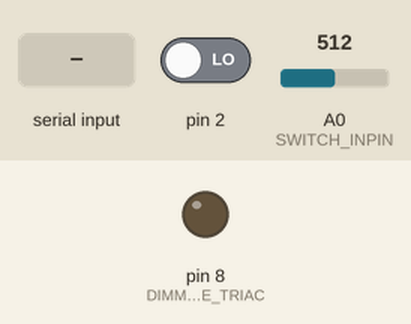
This sketch was run on a simulated Arduino Uno, built with avr-gcc and run on an emulated ATmega328P. Shown: output pins drawn as LEDs (lit = HIGH). The test bench sets the inputs (shaded band); at power-on: pin 2 LOW, A0 (SWITCH_INPIN) = 512. What the sketch prints to the serial monitor is not drawn.

Above: at 1.2 s.
1.3 s: pin 2 driven HIGH
At 2.0 s:
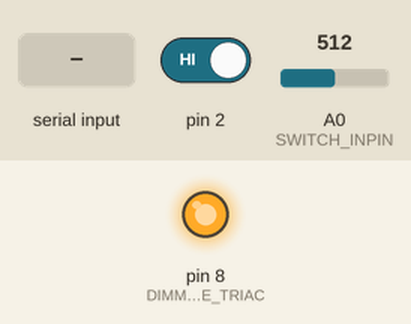
2.8 s: "status:\n" received over Serial
Timing chart, 0 to 5.8 s (numbered marks = the images above; inputs shaded):
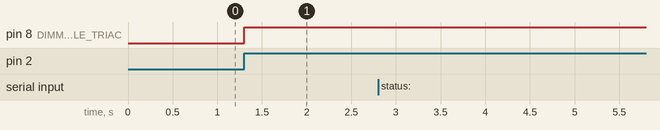

The sketch:

Atmega_Single_dimmerV0_6.ino
```cpp
/*Code for Wifi Single triac 2 amps mini board
The Board has one Triacs and it is dimmable

This code is for Atmega328p
Firmware Version: 0.6
Hardware Version: 0.2

Code Edited By :Goutam
Date: 29/05/2018  //Description  modified the frequency step to 85 and dimming width to 100
Last Edited By:Karthik
Date: 08/03/2019

*/
#include  <TimerOne.h>
#define version_no "FVer 0.6 ,HVer 0.2"
//Dimmer pin no.
#define DIMMABLE_TRIAC 8 //Gpio 7

//manual switch
#define SWITCH_INPIN A0 //switch / pot input

/* ZCD */

#define ZCD_INT 0  //Arduino GPIO2
#define Dimmer_width 100 //100

int dimming = 100;  //100
int freqStep = 85;//85,82,80 //75*5 as prescalar is 16 for 80MHZ //77 for the led
/*Serial Data variables*/
String serialReceived;
String Dimmer_value_temp;
String Dimmer_value;
String regulator_value_temp;
/*POT Variable */
String regulator_value;

/*ZCD Variables */

volatile int dim_value = 0;
volatile boolean zero_cross = 0;
volatile int int_regulator=0;
volatile int int_regulator_temp;
volatile int i=1;
/*Flags for Dimmer virtual switch concept */
volatile boolean dimmer_value_changed =false;
volatile boolean regulator_value_changed =false;
volatile boolean dimmer_status =false;
volatile boolean mqttconnected =false;
int dimvalue;

void setup() {

  Serial.begin(115200);
  Serial.println("WiFi-Single channel 2A-Dimmer board");
  Serial.println(version_no);
  pinMode(DIMMABLE_TRIAC, OUTPUT); //Dimmer output
  attachInterrupt(ZCD_INT, zero_cross_detect, CHANGE);    // Attach an Interupt to Pin 2 (interupt 0) for Zero Cross Detection
  Timer1.initialize(freqStep);                      // Initialize TimerOne library for the freq we need
  Timer1.attachInterrupt(dim_check, freqStep);

//   while (!mqttconnected)
// {   // is a character available
//    serialReceived = Serial.readStringUntil('\n');
//    if(serialReceived.substring(0, 9) == "CONNECTED")
//    {
//      mqttconnected =true;
//      dimmer_status = true;
//      serialReceived="";
//    }
//
//  }
//dimmer_status = true;
}

/*ZCD Interrupt Function*/
void zero_cross_detect()
{
  zero_cross = true;               // set the boolean to true to tell our dimming function that a zero cross has occured
  dim_value = 0;
  digitalWrite(DIMMABLE_TRIAC, LOW);      // turn off TRIAC (and AC)
}

/*Timer Interrupt Function used to trigger the triac for Dimming*/
void dim_check()
{
  /*For Dimmer */
  if (zero_cross == true)
  {
    if (dim_value >= dimming)
    {
      digitalWrite(DIMMABLE_TRIAC, HIGH); // turn on Triac
      dim_value = 0; // reset time step counter
      zero_cross = false; //reset zero cross detection
    }
    else
    {
      dim_value++; // increment time step counter
    }
  }
}


void loop()
{


int_regulator=analogRead(SWITCH_INPIN);  // added on 06/03/19
   int data ;
  // Serial.println(int_regulator);
  if (int_regulator >=850)
   {
    data = 99;//  x* (99/1024)  x is adc data
    //Serial.println(data);
   }
   else if (int_regulator >=700)// || (int)int_regulator <1000)
   {
    data =90; //  x* (99/1024)  x is adc data
    //Serial.println(data);
   }
   else if (int_regulator >=530)// || (int)int_regulator <1000)
   {
    data =80; //  x* (99/1024)  x is adc data
    //Serial.println(data);
   }
   else if (int_regulator >=420)// || (int)int_regulator <1000)
   {
    data =70; //  x* (99/1024)  x is adc data
    //Serial.println(data);
   }
   else if (int_regulator >=310)// || (int)int_regulator <600)
   {
    data = 60;//  x* (99/1024)  x is adc data
    //Serial.println(data);
   }
   else if (int_regulator >=270)//|| (int)int_regulator <400)
   {
    data = 50;//  x* (99/1024)  x is adc data
    //Serial.println(data);
   }
      else if (int_regulator >=230)//|| (int)int_regulator <100)
   {
    data = 40;//  x* (99/1024)  x is adc data
    //Serial.println(data);
   }
   else if (int_regulator >=190)//|| (int)int_regulator <100)
   {
    data = 30;//  x* (99/1024)  x is adc data
    //Serial.println(data);
   }
    else if (int_regulator >=170)//|| (int)int_regulator <100)
   {
    data = 20;//  x* (99/1024)  x is adc data
    //Serial.println(data);
   }
    else if (int_regulator >=161)//|| (int)int_regulator <100)
   {
    data = 10;//  x* (99/1024)  x is adc data
    //Serial.println(data);
   }
   else if (int_regulator <160)
   {
    data = 0;//  x* (99/1024)  x is adc data
    //Serial.println(data);
   }
   regulator_value_temp="Dimmer:"+String(data);
   //Serial.println("Regulator value to "+regulator_value_temp);


/*############### Flag setting for Dimmable Triac through Pot ###############*/

  if(regulator_value_temp!=regulator_value)
  {
    regulator_value=regulator_value_temp;
    regulator_value_changed =true;
  }
  else
  {
    regulator_value_changed =false;
  }


/*############### Uart Data ###########################*/

  if (Serial.available() > 0)
  {   // is a character available

    serialReceived = Serial.readStringUntil('\n');
//    Serial.println(serialReceived);
     if (serialReceived.substring(0, 7) == "status:")
    {
      dimmer_status = true;
    }
    if (serialReceived.substring(0, 7) == "Dimmer:")
    {
      Dimmer_value_temp = serialReceived;
    }

  }

/*################## Flag setting for Dimmable Triac through uart ##################################*/

  if( Dimmer_value_temp!=Dimmer_value)
  {
    Dimmer_value=Dimmer_value_temp;
    dimmer_value_changed =true;
  }
  else
  {
    dimmer_value_changed =false;
  }


/*####################### Dimmable Triac ##################################*/

  if (Dimmer_value.substring(0, 7) == "Dimmer:" && dimmer_value_changed == true )
  {
   // int sensorValue = map(Dimmer_value.substring(7, 9).toInt(), 0, 99, 0, 128);
   // Serial.println("map value sensor "+String(sensorValue));
//    dimming = Dimmer_width - sensorValue;
    dimming = Dimmer_width - Dimmer_value.substring(7, 9).toInt();
    delay(5);
    Serial.println("Uart value to "+Dimmer_value);
    dimvalue = Dimmer_value.substring(7, 9).toInt();
  }

  if (regulator_value.substring(0, 7) == "Dimmer:" && regulator_value_changed == true )
  {

    dimming = Dimmer_width - regulator_value.substring(7, 9).toInt();
    delay(5);
    Serial.println("Regulator value to "+regulator_value);
    dimvalue = regulator_value.substring(7, 9).toInt();
  }

if(dimmer_status == true)
  {
   dim_status();
   dimmer_status = false;

  }
}

void dim_status()
{
  Serial.println("D:"+String(dimvalue));
}
```

Measured:
- after the input at 1.3 s, pin 8 (DIMMABLE_TRIAC): LOW → HIGH at once
- after the input at 2.8 s, every drawn part: stays the same
